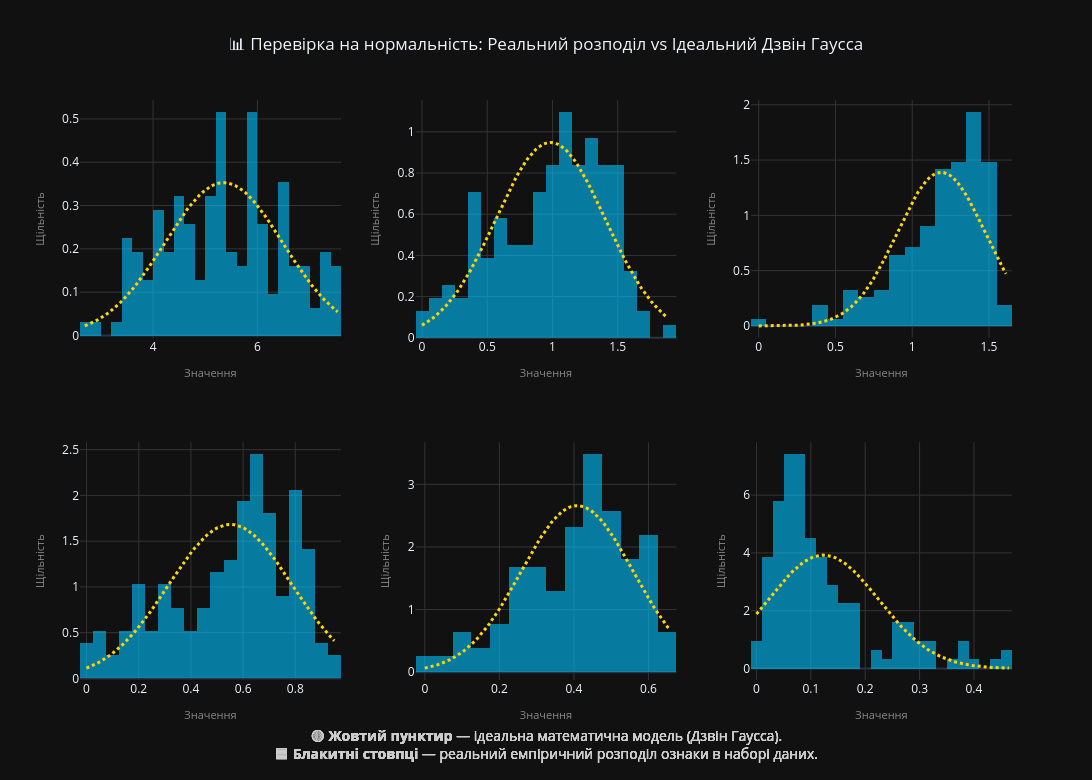

The notebook cell saved with this chart:
### Markdown cell above
**5. Побудувати діаграми розподілу числових ознак:**

### Code cell
raw_features = [TARGET_METRIC] + FEATURES_FULL
features_to_plot = [f for f in raw_features if f in df.columns]

num_plots = len(features_to_plot)
cols = 3
rows = math.ceil(num_plots / cols)

clean_titles = [
    f"<b>{FEATURE_TRANSLATIONS.get(f, str(f).replace('.', ' ').replace('_', ' ').strip())}</b>" 
    for f in features_to_plot
]

fig_dist = make_subplots(
    rows=rows, cols=cols, 
    subplot_titles=clean_titles,
    vertical_spacing=0.18,
    horizontal_spacing=0.08
)

for i, feature in enumerate(features_to_plot):
    row = (i // cols) + 1
    col = (i % cols) + 1
    data = df[feature].dropna()

    fig_dist.add_trace(
        go.Histogram(
            x=data, histnorm='probability density', 
            name=f"{feature}", marker_color='#00c3ff', opacity=0.6, nbinsx=25,
            hovertemplate="<b>Діапазон значень:</b> %{x}<br><b>Емпірична щільність:</b> %{y:.4f}<extra></extra>"
        ), row=row, col=col
    )

    mu, std = data.mean(), data.std()
    x_curve = np.linspace(data.min(), data.max(), 100)
    y_curve = stats.norm.pdf(x_curve, mu, std)

    fig_dist.add_trace(
        go.Scatter(
            x=x_curve, y=y_curve, mode='lines', 
            name=f"Ідеальний Гаусс", line=dict(color='#ffd700', width=3, dash='dot'),
            hovertemplate="<b>Ідеальний Гаусс</b><br>Значення ознаки: %{x:.2f}<br>Теоретична щільність: %{y:.4f}<extra></extra>"
        ), row=row, col=col
    )

    fig_dist.update_xaxes(title_text="Значення", title_font=dict(size=11, color="#888"), showgrid=True, gridcolor='#333', row=row, col=col)
    fig_dist.update_yaxes(title_text="Щільність", title_font=dict(size=11, color="#888"), showgrid=True, gridcolor='#333', row=row, col=col)

fig_dist.update_layout(
    height=350 * rows + 80, 
    width=1500, 
    title_text="📊 Перевірка на нормальність: Реальний розподіл vs Ідеальний Дзвін Гаусса", 
    title_x=0.5,
    template=PLOT_TEMPLATE,
    showlegend=False,
    hovermode="x unified",
    margin=dict(b=100),
    annotations=[
        dict(
            x=0.5, y=-0.075, xref="paper", yref="paper",
            text="🟡 <b>Жовтий пунктир</b> — ідеальна математична модель (Дзвін Гаусса).<br>🟦 <b>Блакитні стовпці</b> — реальний емпіричний розподіл ознаки в наборі даних.",
            showarrow=False, font=dict(size=14, color="#cccccc"), align="center", xanchor="center", yanchor="top"
        )
    ]
)

print("Красивий Вивід:")
fig_dist.show()

### Figure 1 — Plotly figure (JSON) as saved in the notebook; plotly's stock layout.template omitted (floating-point values rounded to 4 significant figures; data arrays with more than 128 entries replaced by an {"elided": "..."} marker saying what was removed)
{"data": [{"histnorm": "probability density", "hovertemplate": "<b>Діапазон значень:</b> %{x}<br><b>Емпірична щільність:</b> %{y:.4f}<extra></extra>", "marker": {"color": "#00c3ff"}, "name": "Happiness.Score", "nbinsx": 25, "opacity": 0.6, "type": "histogram", "x": {"elided": "155 float values"}, "xaxis": "x", "yaxis": "y"}, {"hovertemplate": "<b>Ідеальний Гаусс</b><br>Значення ознаки: %{x:.2f}<br>Теоретична щільність: %{y:.4f}<extra></extra>", "line": {"color": "#ffd700", "dash": "dot", "width": 3}, "mode": "lines", "name": "Ідеальний Гаусс", "type": "scatter", "x": [2.693, 2.742, 2.791, 2.84, 2.889, 2.938, 2.987, 3.036, 3.084, 3.133, 3.182, 3.231, 3.28, 3.329, 3.378, 3.427, 3.476, 3.525, 3.574, 3.623, 3.672, 3.721, 3.769, 3.818, 3.867, 3.916, 3.965, 4.014, 4.063, 4.112, 4.161, 4.21, 4.259, 4.308, 4.357, 4.406, 4.454, 4.503, 4.552, 4.601, 4.65, 4.699, 4.748, 4.797, 4.846, 4.895, 4.944, 4.993, 5.042, 5.091, 5.139, 5.188, 5.237, 5.286, 5.335, 5.384, 5.433, 5.482, 5.531, 5.58, 5.629, 5.678, 5.727, 5.776, 5.824, 5.873, 5.922, 5.971, 6.02, 6.069, 6.118, 6.167, 6.216, 6.265, 6.314, 6.363, 6.412, 6.461, 6.509, 6.558, 6.607, 6.656, 6.705, 6.754, 6.803, 6.852, 6.901, 6.95, 6.999, 7.048, 7.097, 7.146, 7.194, 7.243, 7.292, 7.341, 7.39, 7.439, 7.488, 7.537], "xaxis": "x", "y": [0.02217, 0.02452, 0.02707, 0.02983, 0.03281, 0.03602, 0.03947, 0.04317, 0.04713, 0.05135, 0.05585, 0.06063, 0.0657, 0.07105, 0.0767, 0.08264, 0.08888, 0.09541, 0.1022, 0.1093, 0.1167, 0.1243, 0.1322, 0.1403, 0.1487, 0.1572, 0.166, 0.1749, 0.1839, 0.193, 0.2022, 0.2114, 0.2207, 0.2299, 0.2391, 0.2481, 0.2571, 0.2658, 0.2743, 0.2826, 0.2906, 0.2982, 0.3055, 0.3124, 0.3188, 0.3248, 0.3302, 0.3351, 0.3395, 0.3432, 0.3464, 0.3489, 0.3508, 0.352, 0.3526, 0.3525, 0.3518, 0.3504, 0.3484, 0.3457, 0.3424, 0.3385, 0.334, 0.329, 0.3234, 0.3174, 0.3109, 0.3039, 0.2965, 0.2888, 0.2807, 0.2724, 0.2638, 0.255, 0.2461, 0.237, 0.2278, 0.2186, 0.2093, 0.2001, 0.1909, 0.1818, 0.1728, 0.164, 0.1553, 0.1468, 0.1385, 0.1304, 0.1225, 0.115, 0.1077, 0.1006, 0.09388, 0.08742, 0.08125, 0.07537, 0.06979, 0.06451, 0.05951, 0.05479], "yaxis": "y"}, {"histnorm": "probability density", "hovertemplate": "<b>Діапазон значень:</b> %{x}<br><b>Емпірична щільність:</b> %{y:.4f}<extra></extra>", "marker": {"color": "#00c3ff"}, "name": "Economy..GDP.per.Capita.", "nbinsx": 25, "opacity": 0.6, "type": "histogram", "x": {"elided": "155 float values"}, "xaxis": "x2", "yaxis": "y2"}, {"hovertemplate": "<b>Ідеальний Гаусс</b><br>Значення ознаки: %{x:.2f}<br>Теоретична щільність: %{y:.4f}<extra></extra>", "line": {"color": "#ffd700", "dash": "dot", "width": 3}, "mode": "lines", "name": "Ідеальний Гаусс", "type": "scatter", "x": [0.0, 0.0189, 0.03779, 0.05669, 0.07559, 0.09448, 0.1134, 0.1323, 0.1512, 0.1701, 0.189, 0.2079, 0.2268, 0.2457, 0.2646, 0.2834, 0.3023, 0.3212, 0.3401, 0.359, 0.3779, 0.3968, 0.4157, 0.4346, 0.4535, 0.4724, 0.4913, 0.5102, 0.5291, 0.548, 0.5669, 0.5858, 0.6047, 0.6236, 0.6425, 0.6614, 0.6803, 0.6992, 0.7181, 0.737, 0.7559, 0.7748, 0.7937, 0.8126, 0.8315, 0.8503, 0.8692, 0.8881, 0.907, 0.9259, 0.9448, 0.9637, 0.9826, 1.002, 1.02, 1.039, 1.058, 1.077, 1.096, 1.115, 1.134, 1.153, 1.172, 1.19, 1.209, 1.228, 1.247, 1.266, 1.285, 1.304, 1.323, 1.342, 1.361, 1.379, 1.398, 1.417, 1.436, 1.455, 1.474, 1.493, 1.512, 1.531, 1.55, 1.568, 1.587, 1.606, 1.625, 1.644, 1.663, 1.682, 1.701, 1.72, 1.738, 1.757, 1.776, 1.795, 1.814, 1.833, 1.852, 1.871], "xaxis": "x2", "y": [0.06133, 0.06806, 0.07537, 0.0833, 0.09188, 0.1011, 0.1111, 0.1218, 0.1333, 0.1455, 0.1586, 0.1725, 0.1872, 0.2028, 0.2192, 0.2365, 0.2546, 0.2735, 0.2933, 0.3139, 0.3352, 0.3573, 0.38, 0.4034, 0.4274, 0.4518, 0.4767, 0.502, 0.5276, 0.5533, 0.5791, 0.6049, 0.6306, 0.656, 0.6811, 0.7057, 0.7298, 0.7531, 0.7756, 0.7972, 0.8177, 0.8371, 0.8552, 0.872, 0.8872, 0.9009, 0.913, 0.9234, 0.9321, 0.9389, 0.9438, 0.9469, 0.9481, 0.9473, 0.9447, 0.9401, 0.9337, 0.9255, 0.9155, 0.9038, 0.8904, 0.8755, 0.859, 0.8412, 0.8221, 0.8018, 0.7805, 0.7582, 0.735, 0.7111, 0.6866, 0.6616, 0.6362, 0.6106, 0.5848, 0.559, 0.5332, 0.5077, 0.4823, 0.4573, 0.4327, 0.4087, 0.3851, 0.3623, 0.34, 0.3185, 0.2978, 0.2778, 0.2587, 0.2404, 0.2229, 0.2063, 0.1906, 0.1757, 0.1616, 0.1484, 0.1359, 0.1243, 0.1134, 0.1033], "yaxis": "y2"}, {"histnorm": "probability density", "hovertemplate": "<b>Діапазон значень:</b> %{x}<br><b>Емпірична щільність:</b> %{y:.4f}<extra></extra>", "marker": {"color": "#00c3ff"}, "name": "Family", "nbinsx": 25, "opacity": 0.6, "type": "histogram", "x": {"elided": "155 float values"}, "xaxis": "x3", "yaxis": "y3"}, {"hovertemplate": "<b>Ідеальний Гаусс</b><br>Значення ознаки: %{x:.2f}<br>Теоретична щільність: %{y:.4f}<extra></extra>", "line": {"color": "#ffd700", "dash": "dot", "width": 3}, "mode": "lines", "name": "Ідеальний Гаусс", "type": "scatter", "x": [0.0, 0.01627, 0.03254, 0.04881, 0.06507, 0.08134, 0.09761, 0.1139, 0.1301, 0.1464, 0.1627, 0.179, 0.1952, 0.2115, 0.2278, 0.244, 0.2603, 0.2766, 0.2928, 0.3091, 0.3254, 0.3416, 0.3579, 0.3742, 0.3904, 0.4067, 0.423, 0.4392, 0.4555, 0.4718, 0.4881, 0.5043, 0.5206, 0.5369, 0.5531, 0.5694, 0.5857, 0.6019, 0.6182, 0.6345, 0.6507, 0.667, 0.6833, 0.6995, 0.7158, 0.7321, 0.7483, 0.7646, 0.7809, 0.7972, 0.8134, 0.8297, 0.846, 0.8622, 0.8785, 0.8948, 0.911, 0.9273, 0.9436, 0.9598, 0.9761, 0.9924, 1.009, 1.025, 1.041, 1.057, 1.074, 1.09, 1.106, 1.123, 1.139, 1.155, 1.171, 1.188, 1.204, 1.22, 1.236, 1.253, 1.269, 1.285, 1.301, 1.318, 1.334, 1.35, 1.367, 1.383, 1.399, 1.415, 1.432, 1.448, 1.464, 1.48, 1.497, 1.513, 1.529, 1.546, 1.562, 1.578, 1.594, 1.611], "xaxis": "x3", "y": [0.0002649, 0.0003344, 0.0004207, 0.0005275, 0.0006594, 0.0008216, 0.001021, 0.001263, 0.001559, 0.001918, 0.002352, 0.002875, 0.003502, 0.004253, 0.005149, 0.006213, 0.007473, 0.00896, 0.01071, 0.01276, 0.01515, 0.01793, 0.02116, 0.02489, 0.02917, 0.03409, 0.03971, 0.04611, 0.05337, 0.06157, 0.07081, 0.08117, 0.09275, 0.1056, 0.1199, 0.1357, 0.1531, 0.1722, 0.193, 0.2156, 0.2402, 0.2666, 0.295, 0.3254, 0.3578, 0.3922, 0.4285, 0.4666, 0.5065, 0.548, 0.5911, 0.6355, 0.681, 0.7275, 0.7746, 0.8222, 0.8699, 0.9174, 0.9644, 1.011, 1.056, 1.099, 1.141, 1.18, 1.217, 1.251, 1.282, 1.309, 1.332, 1.352, 1.368, 1.379, 1.386, 1.389, 1.387, 1.381, 1.37, 1.355, 1.336, 1.313, 1.286, 1.256, 1.222, 1.186, 1.147, 1.106, 1.063, 1.018, 0.9719, 0.925, 0.8775, 0.8298, 0.7822, 0.735, 0.6884, 0.6427, 0.5981, 0.5548, 0.513, 0.4729], "yaxis": "y3"}, {"histnorm": "probability density", "hovertemplate": "<b>Діапазон значень:</b> %{x}<br><b>Емпірична щільність:</b> %{y:.4f}<extra></extra>", "marker": {"color": "#00c3ff"}, "name": "Health..Life.Expectancy.", "nbinsx": 25, "opacity": 0.6, "type": "histogram", "x": {"elided": "155 float values"}, "xaxis": "x4", "yaxis": "y4"}, {"hovertemplate": "<b>Ідеальний Гаусс</b><br>Значення ознаки: %{x:.2f}<br>Теоретична щільність: %{y:.4f}<extra></extra>", "line": {"color": "#ffd700", "dash": "dot", "width": 3}, "mode": "lines", "name": "Ідеальний Гаусс", "type": "scatter", "x": [0.0, 0.009591, 0.01918, 0.02877, 0.03836, 0.04795, 0.05754, 0.06714, 0.07673, 0.08632, 0.09591, 0.1055, 0.1151, 0.1247, 0.1343, 0.1439, 0.1535, 0.163, 0.1726, 0.1822, 0.1918, 0.2014, 0.211, 0.2206, 0.2302, 0.2398, 0.2494, 0.259, 0.2685, 0.2781, 0.2877, 0.2973, 0.3069, 0.3165, 0.3261, 0.3357, 0.3453, 0.3549, 0.3645, 0.374, 0.3836, 0.3932, 0.4028, 0.4124, 0.422, 0.4316, 0.4412, 0.4508, 0.4604, 0.47, 0.4795, 0.4891, 0.4987, 0.5083, 0.5179, 0.5275, 0.5371, 0.5467, 0.5563, 0.5659, 0.5754, 0.585, 0.5946, 0.6042, 0.6138, 0.6234, 0.633, 0.6426, 0.6522, 0.6618, 0.6714, 0.6809, 0.6905, 0.7001, 0.7097, 0.7193, 0.7289, 0.7385, 0.7481, 0.7577, 0.7673, 0.7769, 0.7864, 0.796, 0.8056, 0.8152, 0.8248, 0.8344, 0.844, 0.8536, 0.8632, 0.8728, 0.8824, 0.8919, 0.9015, 0.9111, 0.9207, 0.9303, 0.9399, 0.9495], "xaxis": "x4", "y": [0.1126, 0.1236, 0.1355, 0.1482, 0.1619, 0.1766, 0.1923, 0.209, 0.2268, 0.2458, 0.2659, 0.2871, 0.3095, 0.3332, 0.3581, 0.3842, 0.4115, 0.44, 0.4698, 0.5008, 0.5329, 0.5661, 0.6005, 0.6359, 0.6722, 0.7095, 0.7477, 0.7866, 0.8261, 0.8662, 0.9068, 0.9478, 0.989, 1.03, 1.072, 1.113, 1.153, 1.194, 1.233, 1.272, 1.31, 1.347, 1.383, 1.417, 1.45, 1.481, 1.511, 1.538, 1.563, 1.586, 1.607, 1.626, 1.642, 1.655, 1.666, 1.674, 1.68, 1.682, 1.682, 1.68, 1.674, 1.666, 1.655, 1.641, 1.625, 1.607, 1.586, 1.563, 1.537, 1.51, 1.48, 1.449, 1.416, 1.382, 1.346, 1.309, 1.271, 1.232, 1.193, 1.152, 1.111, 1.07, 1.029, 0.9878, 0.9467, 0.9057, 0.8651, 0.825, 0.7855, 0.7466, 0.7085, 0.6712, 0.6349, 0.5995, 0.5652, 0.532, 0.4999, 0.469, 0.4392, 0.4107], "yaxis": "y4"}, {"histnorm": "probability density", "hovertemplate": "<b>Діапазон значень:</b> %{x}<br><b>Емпірична щільність:</b> %{y:.4f}<extra></extra>", "marker": {"color": "#00c3ff"}, "name": "Freedom", "nbinsx": 25, "opacity": 0.6, "type": "histogram", "x": {"elided": "155 float values"}, "xaxis": "x5", "yaxis": "y5"}, {"hovertemplate": "<b>Ідеальний Гаусс</b><br>Значення ознаки: %{x:.2f}<br>Теоретична щільність: %{y:.4f}<extra></extra>", "line": {"color": "#ffd700", "dash": "dot", "width": 3}, "mode": "lines", "name": "Ідеальний Гаусс", "type": "scatter", "x": [0.0, 0.006649, 0.0133, 0.01995, 0.0266, 0.03324, 0.03989, 0.04654, 0.05319, 0.05984, 0.06649, 0.07314, 0.07979, 0.08644, 0.09309, 0.09973, 0.1064, 0.113, 0.1197, 0.1263, 0.133, 0.1396, 0.1463, 0.1529, 0.1596, 0.1662, 0.1729, 0.1795, 0.1862, 0.1928, 0.1995, 0.2061, 0.2128, 0.2194, 0.2261, 0.2327, 0.2394, 0.246, 0.2527, 0.2593, 0.266, 0.2726, 0.2793, 0.2859, 0.2926, 0.2992, 0.3059, 0.3125, 0.3192, 0.3258, 0.3324, 0.3391, 0.3457, 0.3524, 0.359, 0.3657, 0.3723, 0.379, 0.3856, 0.3923, 0.3989, 0.4056, 0.4122, 0.4189, 0.4255, 0.4322, 0.4388, 0.4455, 0.4521, 0.4588, 0.4654, 0.4721, 0.4787, 0.4854, 0.492, 0.4987, 0.5053, 0.512, 0.5186, 0.5253, 0.5319, 0.5386, 0.5452, 0.5519, 0.5585, 0.5652, 0.5718, 0.5785, 0.5851, 0.5918, 0.5984, 0.6051, 0.6117, 0.6184, 0.625, 0.6317, 0.6383, 0.645, 0.6516, 0.6582], "xaxis": "x5", "y": [0.06487, 0.07313, 0.08227, 0.09238, 0.1035, 0.1158, 0.1293, 0.144, 0.1601, 0.1777, 0.1968, 0.2175, 0.24, 0.2642, 0.2903, 0.3184, 0.3485, 0.3807, 0.4151, 0.4517, 0.4905, 0.5317, 0.5751, 0.6209, 0.669, 0.7194, 0.7721, 0.8271, 0.8842, 0.9434, 1.005, 1.068, 1.132, 1.199, 1.266, 1.335, 1.405, 1.476, 1.547, 1.619, 1.69, 1.761, 1.832, 1.902, 1.97, 2.037, 2.102, 2.164, 2.225, 2.282, 2.337, 2.388, 2.435, 2.478, 2.517, 2.552, 2.582, 2.608, 2.628, 2.644, 2.654, 2.659, 2.659, 2.654, 2.643, 2.628, 2.607, 2.581, 2.551, 2.516, 2.477, 2.433, 2.386, 2.335, 2.28, 2.223, 2.162, 2.099, 2.034, 1.967, 1.899, 1.829, 1.759, 1.688, 1.616, 1.545, 1.473, 1.403, 1.333, 1.264, 1.196, 1.13, 1.065, 1.002, 0.9411, 0.882, 0.8249, 0.7701, 0.7175, 0.6671], "yaxis": "y5"}, {"histnorm": "probability density", "hovertemplate": "<b>Діапазон значень:</b> %{x}<br><b>Емпірична щільність:</b> %{y:.4f}<extra></extra>", "marker": {"color": "#00c3ff"}, "name": "Trust..Government.Corruption.", "nbinsx": 25, "opacity": 0.6, "type": "histogram", "x": {"elided": "155 float values"}, "xaxis": "x6", "yaxis": "y6"}, {"hovertemplate": "<b>Ідеальний Гаусс</b><br>Значення ознаки: %{x:.2f}<br>Теоретична щільність: %{y:.4f}<extra></extra>", "line": {"color": "#ffd700", "dash": "dot", "width": 3}, "mode": "lines", "name": "Ідеальний Гаусс", "type": "scatter", "x": [0.0, 0.00469, 0.00938, 0.01407, 0.01876, 0.02345, 0.02814, 0.03283, 0.03752, 0.04221, 0.0469, 0.05159, 0.05628, 0.06097, 0.06566, 0.07035, 0.07504, 0.07973, 0.08442, 0.08911, 0.0938, 0.09849, 0.1032, 0.1079, 0.1126, 0.1172, 0.1219, 0.1266, 0.1313, 0.136, 0.1407, 0.1454, 0.1501, 0.1548, 0.1595, 0.1641, 0.1688, 0.1735, 0.1782, 0.1829, 0.1876, 0.1923, 0.197, 0.2017, 0.2064, 0.211, 0.2157, 0.2204, 0.2251, 0.2298, 0.2345, 0.2392, 0.2439, 0.2486, 0.2533, 0.2579, 0.2626, 0.2673, 0.272, 0.2767, 0.2814, 0.2861, 0.2908, 0.2955, 0.3002, 0.3048, 0.3095, 0.3142, 0.3189, 0.3236, 0.3283, 0.333, 0.3377, 0.3424, 0.3471, 0.3517, 0.3564, 0.3611, 0.3658, 0.3705, 0.3752, 0.3799, 0.3846, 0.3893, 0.394, 0.3986, 0.4033, 0.408, 0.4127, 0.4174, 0.4221, 0.4268, 0.4315, 0.4362, 0.4409, 0.4455, 0.4502, 0.4549, 0.4596, 0.4643], "xaxis": "x6", "y": [1.885, 1.991, 2.099, 2.207, 2.317, 2.427, 2.536, 2.645, 2.753, 2.859, 2.963, 3.064, 3.161, 3.255, 3.345, 3.43, 3.509, 3.583, 3.65, 3.711, 3.764, 3.811, 3.849, 3.88, 3.903, 3.918, 3.924, 3.922, 3.912, 3.893, 3.866, 3.831, 3.789, 3.739, 3.681, 3.617, 3.547, 3.47, 3.388, 3.301, 3.209, 3.113, 3.014, 2.912, 2.807, 2.7, 2.591, 2.482, 2.372, 2.263, 2.153, 2.045, 1.938, 1.833, 1.729, 1.629, 1.53, 1.435, 1.343, 1.253, 1.168, 1.086, 1.007, 0.9325, 0.8614, 0.7941, 0.7304, 0.6705, 0.6141, 0.5613, 0.512, 0.4659, 0.4232, 0.3835, 0.3468, 0.313, 0.2818, 0.2532, 0.2271, 0.2032, 0.1814, 0.1616, 0.1437, 0.1275, 0.1129, 0.0997, 0.08789, 0.07731, 0.06786, 0.05944, 0.05195, 0.04531, 0.03944, 0.03425, 0.02968, 0.02567, 0.02215, 0.01908, 0.01639, 0.01406], "yaxis": "y6"}], "layout": {"annotations": [{"align": "center", "font": {"color": "#cccccc", "size": 14}, "showarrow": false, "text": "🟡 <b>Жовтий пунктир</b> — ідеальна математична модель (Дзвін Гаусса).<br>🟦 <b>Блакитні стовпці</b> — реальний емпіричний розподіл ознаки в наборі даних.", "x": 0.5, "xanchor": "center", "xref": "paper", "y": -0.075, "yanchor": "top", "yref": "paper"}, {"align": "center", "font": {"color": "#cccccc", "size": 14}, "showarrow": false, "text": "🟡 <b>Жовтий пунктир</b> — ідеальна математична модель (Дзвін Гаусса).<br>🟦 <b>Блакитні стовпці</b> — реальний емпіричний розподіл ознаки в наборі даних.", "x": 0.5, "xanchor": "center", "xref": "paper", "y": -0.075, "yanchor": "top", "yref": "paper"}, {"align": "center", "font": {"color": "#cccccc", "size": 14}, "showarrow": false, "text": "🟡 <b>Жовтий пунктир</b> — ідеальна математична модель (Дзвін Гаусса).<br>🟦 <b>Блакитні стовпці</b> — реальний емпіричний розподіл ознаки в наборі даних.", "x": 0.5, "xanchor": "center", "xref": "paper", "y": -0.075, "yanchor": "top", "yref": "paper"}, {"align": "center", "font": {"color": "#cccccc", "size": 14}, "showarrow": false, "text": "🟡 <b>Жовтий пунктир</b> — ідеальна математична модель (Дзвін Гаусса).<br>🟦 <b>Блакитні стовпці</b> — реальний емпіричний розподіл ознаки в наборі даних.", "x": 0.5, "xanchor": "center", "xref": "paper", "y": -0.075, "yanchor": "top", "yref": "paper"}, {"align": "center", "font": {"color": "#cccccc", "size": 14}, "showarrow": false, "text": "🟡 <b>Жовтий пунктир</b> — ідеальна математична модель (Дзвін Гаусса).<br>🟦 <b>Блакитні стовпці</b> — реальний емпіричний розподіл ознаки в наборі даних.", "x": 0.5, "xanchor": "center", "xref": "paper", "y": -0.075, "yanchor": "top", "yref": "paper"}, {"align": "center", "font": {"color": "#cccccc", "size": 14}, "showarrow": false, "text": "🟡 <b>Жовтий пунктир</b> — ідеальна математична модель (Дзвін Гаусса).<br>🟦 <b>Блакитні стовпці</b> — реальний емпіричний розподіл ознаки в наборі даних.", "x": 0.5, "xanchor": "center", "xref": "paper", "y": -0.075, "yanchor": "top", "yref": "paper"}], "height": 780, "hovermode": "x unified", "margin": {"b": 100}, "showlegend": false, "title": {"text": "📊 Перевірка на нормальність: Реальний розподіл vs Ідеальний Дзвін Гаусса", "x": 0.5}, "width": 1500, "xaxis": {"anchor": "y", "domain": [0, 0.28], "gridcolor": "#333", "showgrid": true, "title": {"font": {"color": "#888", "size": 11}, "text": "Значення"}}, "xaxis2": {"anchor": "y2", "domain": [0.36, 0.64], "gridcolor": "#333", "showgrid": true, "title": {"font": {"color": "#888", "size": 11}, "text": "Значення"}}, "xaxis3": {"anchor": "y3", "domain": [0.72, 1], "gridcolor": "#333", "showgrid": true, "title": {"font": {"color": "#888", "size": 11}, "text": "Значення"}}, "xaxis4": {"anchor": "y4", "domain": [0, 0.28], "gridcolor": "#333", "showgrid": true, "title": {"font": {"color": "#888", "size": 11}, "text": "Значення"}}, "xaxis5": {"anchor": "y5", "domain": [0.36, 0.64], "gridcolor": "#333", "showgrid": true, "title": {"font": {"color": "#888", "size": 11}, "text": "Значення"}}, "xaxis6": {"anchor": "y6", "domain": [0.72, 1], "gridcolor": "#333", "showgrid": true, "title": {"font": {"color": "#888", "size": 11}, "text": "Значення"}}, "yaxis": {"anchor": "x", "domain": [0.59, 1], "gridcolor": "#333", "showgrid": true, "title": {"font": {"color": "#888", "size": 11}, "text": "Щільність"}}, "yaxis2": {"anchor": "x2", "domain": [0.59, 1], "gridcolor": "#333", "showgrid": true, "title": {"font": {"color": "#888", "size": 11}, "text": "Щільність"}}, "yaxis3": {"anchor": "x3", "domain": [0.59, 1], "gridcolor": "#333", "showgrid": true, "title": {"font": {"color": "#888", "size": 11}, "text": "Щільність"}}, "yaxis4": {"anchor": "x4", "domain": [0, 0.41], "gridcolor": "#333", "showgrid": true, "title": {"font": {"color": "#888", "size": 11}, "text": "Щільність"}}, "yaxis5": {"anchor": "x5", "domain": [0, 0.41], "gridcolor": "#333", "showgrid": true, "title": {"font": {"color": "#888", "size": 11}, "text": "Щільність"}}, "yaxis6": {"anchor": "x6", "domain": [0, 0.41], "gridcolor": "#333", "showgrid": true, "title": {"font": {"color": "#888", "size": 11}, "text": "Щільність"}}}}
